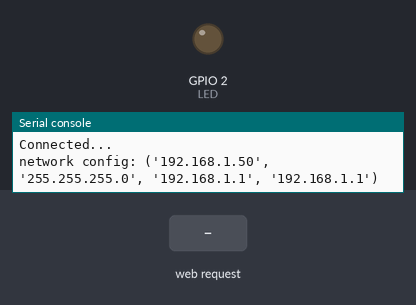
Bench run of a program on a simulated ESP32 board running MicroPython. Shown: output pins drawn as LEDs (lit = HIGH), the last lines printed to the serial console. The test bench sets the inputs (shaded band). WiFi joins after 1.5 s.

Above: at 3.7 s.
3.8 s: HTTP request GET /?LED=ON received
At 4.8 s:
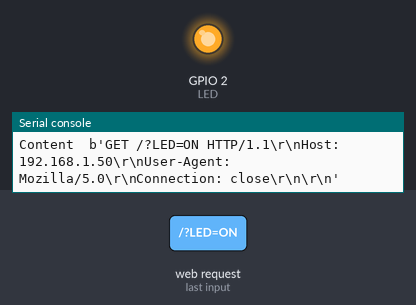
5.3 s: HTTP request GET /?LED=OFF received
At 6.0 s:
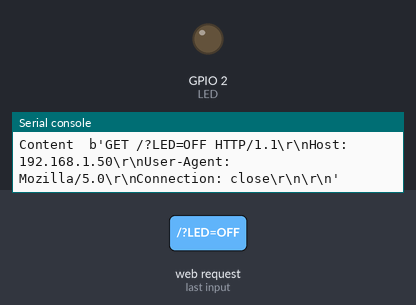
Timing chart, 0 to 8.3 s (numbered marks = the images above; inputs shaded):
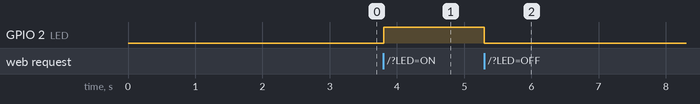

Measured:
- after the input at 3.8 s, GPIO 2 (LED): LOW → HIGH at once
- after the input at 5.3 s, GPIO 2 (LED): HIGH → LOW at once

The program:

main.py
```python
import machine
import usocket as socket
import time
import network


timeout = 0 # WiFi Connection Timeout variable

wifi = network.WLAN(network.STA_IF)

# Restarting WiFi
wifi.active(False)
time.sleep(0.5)
wifi.active(True)

wifi.connect('SSID','PASSWORD')

if not wifi.isconnected():
    print('connecting..')
    while (not wifi.isconnected() and timeout < 5):
        print(5 - timeout)
        timeout = timeout + 1
        time.sleep(1)

if(wifi.isconnected()):
    print('Connected...')
    print('network config:', wifi.ifconfig())

# HTML Document

html='''<!DOCTYPE html>
<html>
<center><h2>ESP32 Webserver </h2></center>
<form>
<center>
<h3> LED </h3>
<button name="LED" value='ON' type='submit'>  ON </button>
<button name="LED" value='OFF' type='submit'> OFF </button>
</center>
'''

# Output Pin Declaration
LED = machine.Pin(2,machine.Pin.OUT)
LED.value(0)

# Initialising Socket
s = socket.socket(socket.AF_INET,socket.SOCK_STREAM) # AF_INET - Internet Socket, SOCK_STREAM - TCP protocol

Host = '' # Empty means, it will allow all IP address to connect
Port = 80 # HTTP port
s.bind((Host,Port)) # Host,Port

s.listen(5) # It will handle maximum 5 clients at a time

# main loop
while True:
  connection_socket,address=s.accept() # Storing Conn_socket & address of new client connected
  print("Got a connection from ", address)
  request=connection_socket.recv(1024) # Storing Response coming from client
  print("Content ", request) # Printing Response
  request=str(request) # Coverting Bytes to String
  # Comparing & Finding Postion of word in String
  LED_ON =request.find('/?LED=ON')
  LED_OFF =request.find('/?LED=OFF')

  if(LED_ON==6):
    LED.value(1)

  if(LED_OFF==6):
    LED.value(0)

  # Sending HTML document in response everytime to all connected clients
  response=html
  connection_socket.send(response)

  #Closing the socket
  connection_socket.close() 
```
